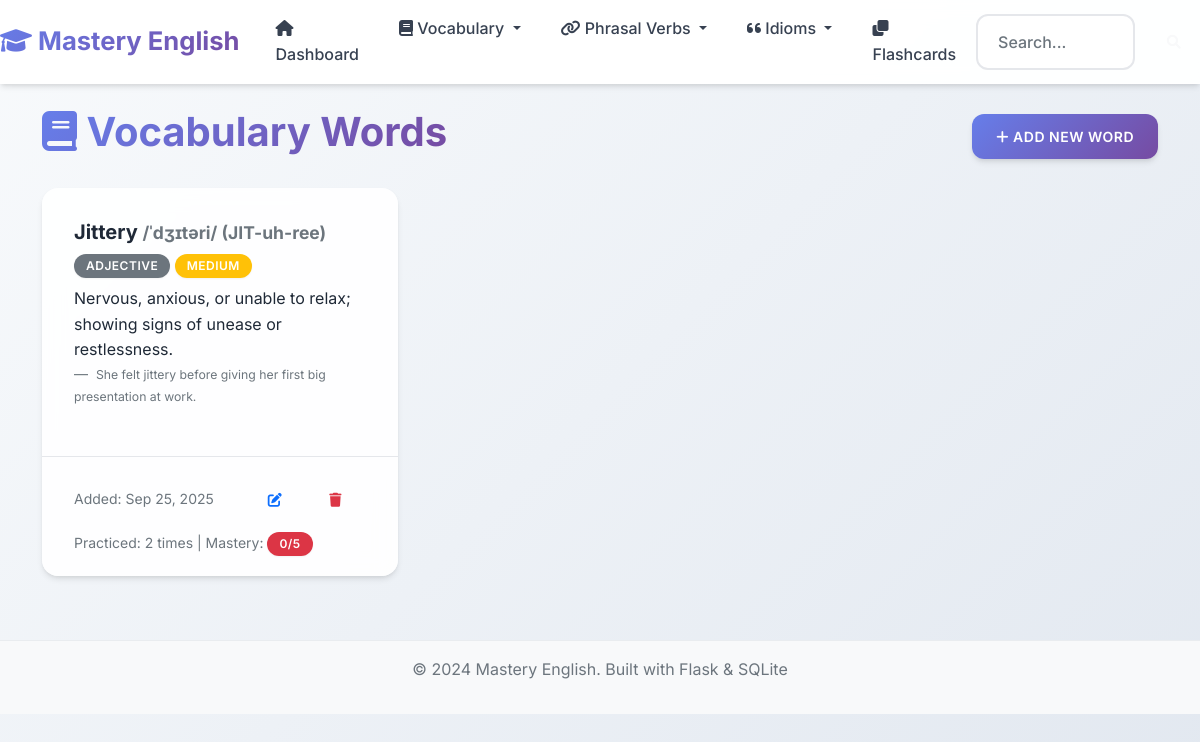
Page /vocabulary on the earlier database version.
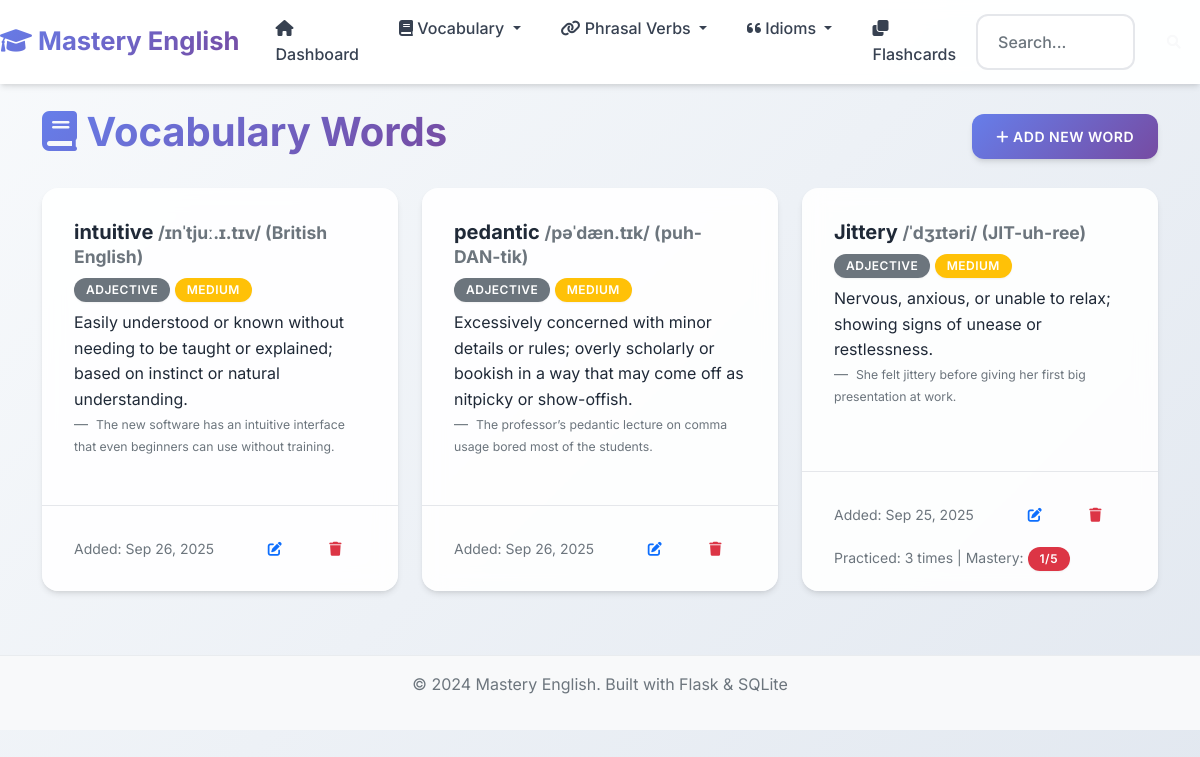
Same page on the later database version.
### app.py (models this page shows, shortened)
class VocabularyWord(db.Model):
    __tablename__ = 'vocabulary_words'
    id = db.Column(db.Integer, primary_key=True)
    word = db.Column(db.String(100), nullable=False)
    definition = db.Column(db.Text, nullable=False)
    example_sentence = db.Column(db.Text)
    pronunciation = db.Column(db.String(100))
    part_of_speech = db.Column(db.String(50))
    difficulty_level = db.Column(db.String(20), default='medium')
    date_added = db.Column(db.DateTime, default=datetime.utcnow)
    times_practiced = db.Column(db.Integer, default=0)
    last_practiced = db.Column(db.DateTime)
    mastery_level = db.Column(db.Integer, default=0)

### app.py (the view)
@app.route('/vocabulary')
def vocabulary_list():
    page = request.args.get('page', 1, type=int)
    words = VocabularyWord.query.order_by(VocabularyWord.date_added.desc()).paginate(
        page=page, per_page=10, error_out=False)
    return render_template('vocabulary_list.html', words=words)

### templates/vocabulary_list.html (shortened to what this page needs)
{% extends "base.html" %}
{% block content %}
<div class="row">
    <div class="col-12">
        <div class="d-flex justify-content-between align-items-center mb-4">
            <h1>
                <i class="fas fa-book"></i> Vocabulary Words
            </h1>
            <a href="{{ url_for('add_vocabulary') }}" class="btn btn-primary">
                <i class="fas fa-plus"></i> Add New Word
            </a>
        </div>
    </div>
</div>
{% if words.items %}
    <div class="row">
        {% for word in words.items %}
            <div class="col-md-6 col-lg-4 mb-3">
                <div class="card h-100">
                    <div class="card-body">
                        <h5 class="card-title">
                            {{ word.word }}
                            {% if word.pronunciation %}
                                <small class="text-muted">{{ word.pronunciation }}</small>
                            {% endif %}
                        </h5>
                        {% if word.part_of_speech %}
                            <span class="badge bg-secondary mb-2">{{ word.part_of_speech }}</span>
                        {% endif %}
                        <span class="badge bg-{% if word.difficulty_level == 'easy' %}success{% elif word.difficulty_level == 'hard' %}danger{% else %}warning{% endif %} mb-2">
                            {{ word.difficulty_level.title() }}
                        </span>
                        <p class="card-text">{{ word.definition }}</p>
                        {% if word.example_sentence %}
                            <blockquote class="blockquote-footer">
                                <small>{{ word.example_sentence }}</small>
                            </blockquote>
                        {% endif %}
                    </div>
                    <div class="card-footer bg-transparent">
                        <div class="d-flex justify-content-between align-items-center">
                            <small class="text-muted">
                                Added: {{ word.date_added.strftime('%b %d, %Y') }}
                            </small>
                            <div class="btn-group" role="group">
                                <a href="{{ url_for('edit_vocabulary', id=word.id) }}" class="btn btn-sm btn-outline-primary">
                                    <i class="fas fa-edit"></i>
                                </a>
                                <button type="button" class="btn btn-sm btn-outline-danger" onclick="confirmDelete('{{ word.word }}', '{{ url_for('delete_vocabulary', id=word.id) }}')">
                                    <i class="fas fa-trash"></i>
                                </button>
                            </div>
                        </div>
                        {% if word.times_practiced > 0 %}
                            <div class="mt-2">
                                <small class="text-muted">
                                    Practiced: {{ word.times_practiced }} times
                                    | Mastery:
                                    <span class="badge bg-{% if word.mastery_level >= 4 %}success{% elif word.mastery_level >= 2 %}warning{% else %}danger{% endif %}">
                                        {{ word.mastery_level }}/5
                                    </span>
                                </small>
                            </div>
                        {% endif %}
                    </div>
                </div>
            </div>
        {% endfor %}
    </div>
{% endif %}
{% endblock %}

### templates/base.html (shortened to what this page needs)
<!DOCTYPE html>
<html lang="en">
<head>
    <link href="https://cdn.jsdelivr.net/npm/bootstrap@5.1.3/dist/css/bootstrap.min.css" rel="stylesheet">
    <link href="https://cdnjs.cloudflare.com/ajax/libs/font-awesome/6.0.0/css/all.min.css" rel="stylesheet">
    <link href="{{ url_for('static', filename='css/style.css') }}" rel="stylesheet">
</head>
<body>
    <nav class="navbar navbar-expand-lg navbar-light")
        <div class="container">
            <a class="navbar-brand" href="{{ url_for('index') }}">
                <i class="fas fa-graduation-cap"></i> Mastery English
            </a>
            <div class="collapse navbar-collapse" id="navbarNav">
                <ul class="navbar-nav me-auto">
                    <li class="nav-item">
                        <a class="nav-link" href="{{ url_for('index') }}">
                            <i class="fas fa-home"></i> Dashboard
                        </a>
                    </li>
                    <li class="nav-item dropdown">
                        <a class="nav-link dropdown-toggle" href="#" id="vocabDropdown" role="button" data-bs-toggle="dropdown">
                            <i class="fas fa-book"></i> Vocabulary
                        </a>
                    </li>
                    <li class="nav-item dropdown">
                        <a class="nav-link dropdown-toggle" href="#" id="phrasalDropdown" role="button" data-bs-toggle="dropdown">
                            <i class="fas fa-link"></i> Phrasal Verbs
                        </a>
                    </li>
                    <li class="nav-item dropdown">
                        <a class="nav-link dropdown-toggle" href="#" id="idiomsDropdown" role="button" data-bs-toggle="dropdown">
                            <i class="fas fa-quote-left"></i> Idioms
                        </a>
                    </li>
                    <li class="nav-item">
                        <a class="nav-link" href="{{ url_for('flashcards_menu') }}">
                            <i class="fas fa-clone"></i> Flashcards
                        </a>
                    </li>
                </ul>
                <div class="d-flex">
                    <form class="d-flex" method="GET" action="{{ url_for('search') }}">
                        <input class="form-control me-2" type="search" name="q" placeholder="Search..." aria-label="Search">
                        <button class="btn btn-outline-light" type="submit">
                            <i class="fas fa-search"></i>
                        </button>
                    </form>
                </div>
            </div>
    </nav>
    <main class="container mt-4">
        {% block content %}{% endblock %}
    </main>
    <footer class="bg-light text-center text-muted py-3 mt-5">
        <div class="container">
            <p>&copy; 2024 Mastery English. Built with Flask & SQLite</p>
        </div>
    </footer>
</body>
</html>

### static/css/style.css (style rules this page uses)
:root { --primary-color: #6366f1; --primary-dark: #4f46e5; --primary-light: #8b5cf6; --success-color: #10b981; --success-dark: #059669; --info-color: #06b6d4; --info-dark: #0891b2; --warning-color: #f59e0b; --warning-dark: #d97706; --danger-color: #ef4444; --danger-dark: #dc2626; --light-color: #f8fafc; --dark-color: #1e293b; --gray-50: #f9fafb; --gray-100: #f3f4f6; --gray-200: #e5e7eb; --gray-300: #d1d5db; --gray-400: #9ca3af; --gray-500: #6b7280; --gray-600: #4b5563; --gray-700: #374151; --gray-800: #1f2937; --gray-900: #111827; --gradient-primary: linear-gradient(135deg, #667eea 0%, #764ba2 100%); --gradient-success: linear-gradient(135deg, #11998e 0%, #38ef7d 100%); --gradient-info: linear-gradient(135deg, #667db6 0%, #0082c8 100%); --gradient-warning: linear-gradient(135deg, #f093fb 0%, #f5576c 100%); --gradient-hero: linear-gradient(135deg, #667eea 0%, #764ba2 50%, #f093fb 100%); --shadow-sm: 0 1px 2px 0 rgba(0, 0, 0, 0.05); --shadow: 0 4px 6px -1px rgba(0, 0, 0, 0.1), 0 2px 4px -1px rgba(0, 0, 0, 0.06); --shadow-md: 0 10px 15px -3px rgba(0, 0, 0, 0.1), 0 4px 6px -2px rgba(0, 0, 0, 0.05); --shadow-lg: 0 20px 25px -5px rgba(0, 0, 0, 0.1), 0 10px 10px -5px rgba(0, 0, 0, 0.04); --shadow-xl: 0 25px 50px -12px rgba(0, 0, 0, 0.25); }
body { font-family: 'Inter', 'Segoe UI', -apple-system, BlinkMacSystemFont, sans-serif; background: linear-gradient(135deg, #f8fafc 0%, #e2e8f0 100%); min-height: 100vh; line-height: 1.6; color: var(--gray-800); }
.navbar { background: rgba(255, 255, 255, 0.95) !important; backdrop-filter: blur(10px); border-bottom: 1px solid rgba(255, 255, 255, 0.2); box-shadow: var(--shadow); }
.navbar-brand { font-weight: 700; font-size: 1.6rem; background: var(--gradient-primary); -webkit-background-clip: text; -webkit-text-fill-color: transparent; background-clip: text; transition: all 0.3s ease; }
.navbar-nav .nav-link { font-weight: 500; color: var(--gray-700) !important; border-radius: 8px; margin: 0 4px; padding: 8px 16px !important; transition: all 0.3s ease; }
.card { border: none; border-radius: 16px; background: rgba(255, 255, 255, 0.9); backdrop-filter: blur(10px); box-shadow: var(--shadow); transition: all 0.4s cubic-bezier(0.4, 0, 0.2, 1); position: relative; overflow: hidden; }
.card::before { content: ''; position: absolute; top: 0; left: 0; width: 100%; height: 2px; background: var(--gradient-primary); transform: scaleX(0); transition: transform 0.3s ease; }
.card-body { padding: 2rem; }
.card-footer { background: rgba(248, 250, 252, 0.8); border-top: 1px solid var(--gray-200); border-radius: 0 0 16px 16px; padding: 1.25rem 2rem; }
.badge { font-size: 0.7rem; border-radius: 12px; padding: 0.4em 0.8em; }
.btn { border-radius: 12px; font-weight: 600; padding: 0.75rem 1.5rem; text-transform: uppercase; letter-spacing: 0.5px; font-size: 0.875rem; transition: all 0.3s cubic-bezier(0.4, 0, 0.2, 1); position: relative; overflow: hidden; border: none; }
.btn::before { content: ''; position: absolute; top: 0; left: -100%; width: 100%; height: 100%; background: linear-gradient(90deg, transparent, rgba(255,255,255,0.2), transparent); transition: left 0.5s; }
.btn-primary { background: var(--gradient-primary); box-shadow: var(--shadow); }
.btn-group .btn { border-radius: 6px; }
.form-control, .form-select { border-radius: 12px; border: 2px solid var(--gray-200); padding: 0.875rem 1.25rem; font-size: 1rem; font-weight: 500; background: rgba(255, 255, 255, 0.8); backdrop-filter: blur(10px); transition: all 0.3s cubic-bezier(0.4, 0, 0.2, 1); }
h1, h2, h3, h4, h5, h6 { font-weight: 700; color: var(--gray-800); }
h1 { background: var(--gradient-primary); -webkit-background-clip: text; -webkit-text-fill-color: transparent; background-clip: text; }
.badge { font-size: 0.75rem; border-radius: 20px; padding: 0.5em 1em; font-weight: 600; text-transform: uppercase; letter-spacing: 0.5px; box-shadow: var(--shadow-sm); }
.fa, .fas, .far { transition: all 0.3s ease; }
footer { margin-top: auto; border-top: 1px solid #e9ecef; }
.container { animation: fadeInUp 0.6s ease-out; }

Differences in the rows shown:
added VocabularyWord: word "intuitive", pronunciation "/ɪnˈtjuː.ɪ.tɪv/ (British English)", part_of_speech "ADJECTIVE", difficulty_level "MEDIUM", definition "Easily understood or known without needing to be taught or explained; based on instinct or natural understanding.", example_sentence "The new software has an intuitive interface that even beginners can use without training.", date_added "Sep 26, 2025"
added VocabularyWord: word "pedantic", pronunciation "/pəˈdæn.tɪk/ (puh-DAN-tik)", part_of_speech "ADJECTIVE", difficulty_level "MEDIUM", definition "Excessively concerned with minor details or rules; overly scholarly or bookish in a way that may come off as nitpicky or show-offish.", example_sentence "The professor’s pedantic lecture on comma usage bored most of the students.", date_added "Sep 26, 2025"
changed VocabularyWord "Jittery": times_practiced "2" → "3"; mastery_level "0" → "1"
